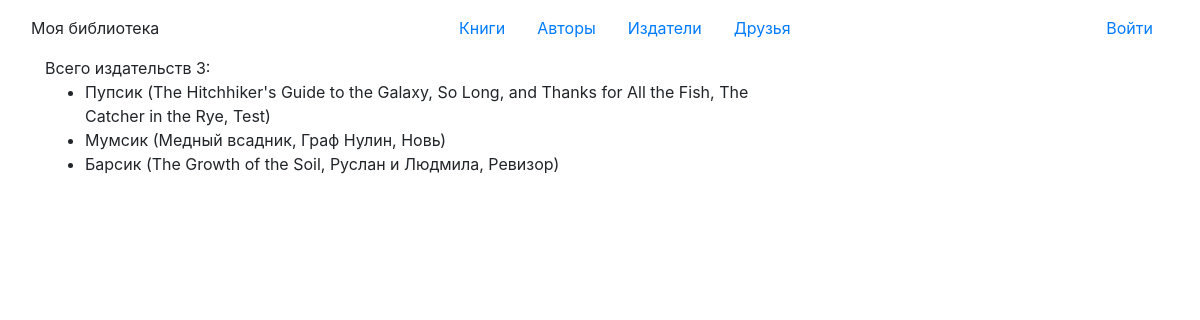
Screenshot of /publishers/ with the database file from the repository.
### p_library/models.py (models this page shows, shortened)
class Publisher(models.Model):
    name = models.TextField()

### p_library/views.py (the view)
# urls.py: path('publishers/', views.publisher, name='publishers'),
def publisher(request):
    template = loader.get_template('publisher.html')
    publishers = Publisher.objects.all()
    for pub in publishers:
        pub.allbooks = ", ".join([x.title for x in Book.objects.filter(publisher=pub.id)])
    data = {
        "publishers": publishers,
    }
    return HttpResponse(template.render(data, request))

### templates/publisher.html
{% extends 'base.html' %}
{% block content %}
Всего издательств {{ publishers|length }}:
<ul>
	{% for publisher in publishers %}
	<li>{{ publisher.name }} ({{ publisher.allbooks }})</li>
	{% endfor %}
</ul>
{% endblock %}

### rows the page displays
Publisher: name "Пупсик", allbooks "The Hitchhiker's Guide to the Galaxy, So Long, and Thanks for All the Fish, The Catcher in the Rye, Test"
Publisher: name "Мумсик", allbooks "Медный всадник, Граф Нулин, Новь"
Publisher: name "Барсик", allbooks "The Growth of the Soil, Руслан и Людмила, Ревизор"

### other values shown
{{ publishers|length }} "3"
